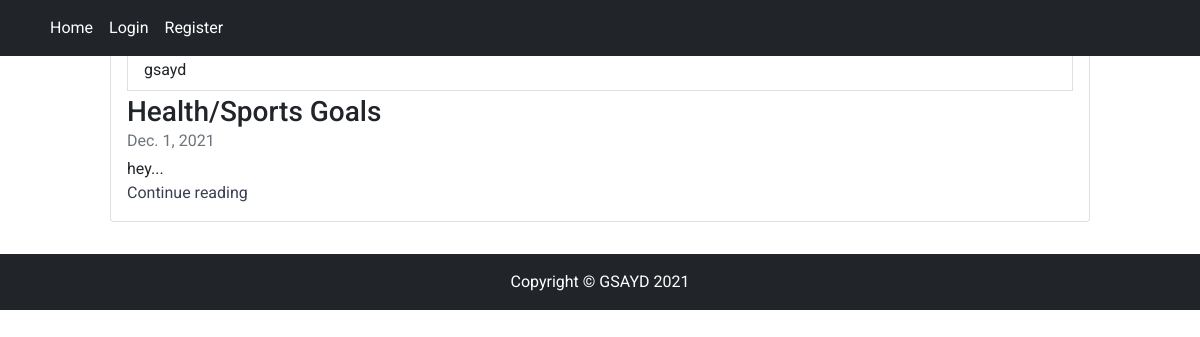
/clubs/, run on an earlier commit of the app's database.
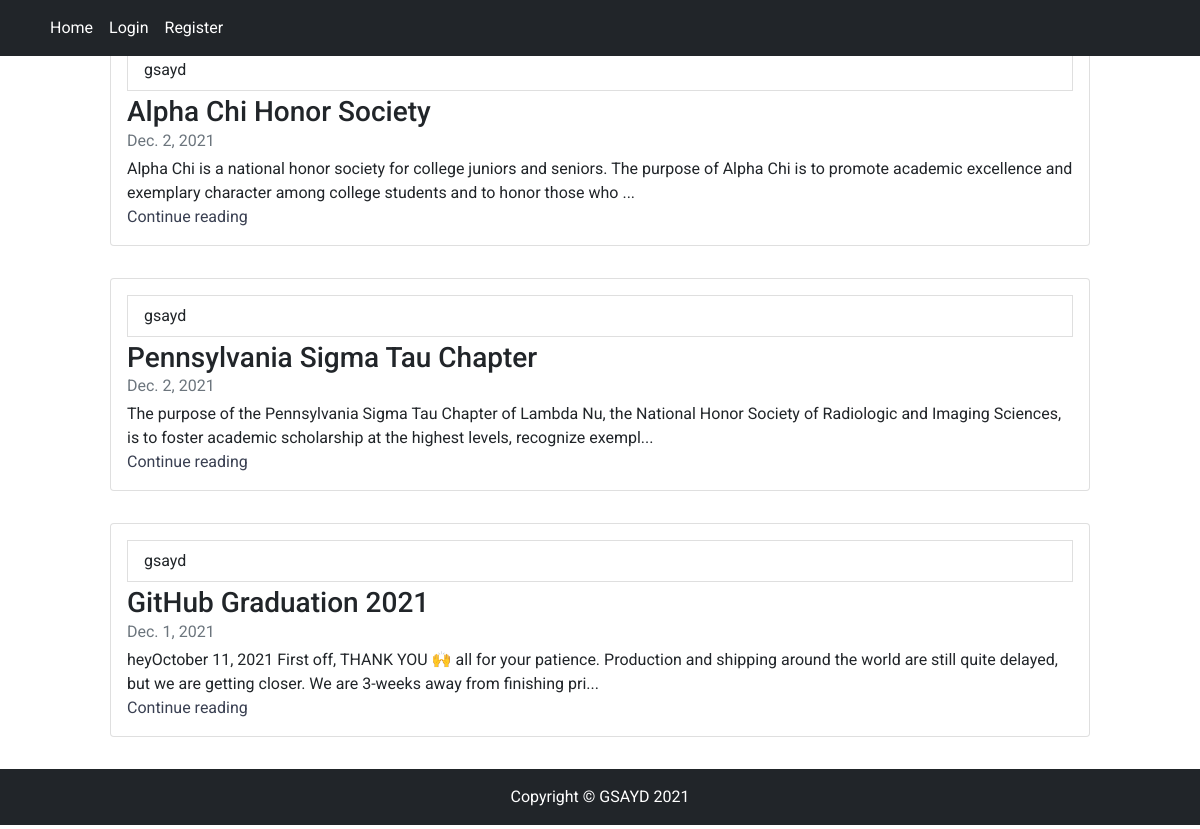
And on a later commit of the database.
### club/models.py (models this page shows, shortened)
class Club(models.Model):
    author = models.ForeignKey(User, on_delete=models.CASCADE)
    title = models.CharField(max_length=150)
    content = models.TextField(max_length=2000)
    content2 = models.TextField(max_length=5000)
    date_time= models.DateField(default = timezone.now)

### club/views.py (the view)
# urls.py: path('', PostListView.as_view(), name ="clubs_home"),
class PostListView(ListView):
    model = Club
    template_name = "clubs/clubs_home.html"
    context_object_name = 'club'
    ordering =['-date_time']

### club/templates/clubs/clubs_home.html (shortened to what this page needs)
{% extends "base.html" %}
{% load crispy_forms_tags %}
{% block content %}
<div id="carouselExampleCaptions" class="carousel slide" data-bs-ride="carousel">
  <div class="carousel-indicators">
  </div>
  <div class="carousel-inner">
    <div class="carousel-item active">
    </div>
  </div>
  <button class="carousel-control-prev" type="button" data-bs-target="#carouselExampleCaptions" data-bs-slide="prev">
  </button>
  <button class="carousel-control-next" type="button" data-bs-target="#carouselExampleCaptions" data-bs-slide="next">
  </button>
</div>
{% for Clubs in club %}
<div class = "d-flex justify-content-center my-2">
<div class="col-md-10 ">
          <div class="card flex-md-row mb-4 box-shadow h-md-250">
            <div class="card-body d-flex flex-column align-items-start">
            <a class="list-group-item list-group-item-action light mb-1" href="{% url 'user_clubs' Clubs.author.username %}">{{ Clubs.author }}</a>
              <h3 class="mb-0">
                <a class="text-dark" href="#">{{ Clubs.title|slice:30 }}</a>
              </h3>
              <div class="mb-1 text-muted">{{ Clubs.date_time }}</div>
              <p class="card-text mb-auto">{{ Clubs.content|slice:200 }}...</p>
            <a href="{% url 'clubs_detail' Clubs.id %}">Continue reading</a>
            </div>
               </div>
        </div>
    </div>
 {% endfor %}
{% endblock content%}

### templates/base.html (shortened to what this page needs)
<!doctype html>
<html lang="en">
  <head>
    <link href="https://cdn.jsdelivr.net/npm/bootstrap@5.0.0-beta3/dist/css/bootstrap.min.css" rel="stylesheet">
    {% load static %}
 <link rel="stylesheet" href="{% static 'main.css'%}">
</head>
  <body>
<header class="p-2 fixed-top bg-dark text-white">
    <div class="container">
      <div class="d-flex flex-wrap align-items-center justify-content-center justify-content-lg-start">
        <ul class="nav col-12 col-lg-auto me-lg-auto mb-2 justify-content-center mb-md-0">
          <li><a href="{% url 'Home' %}" class="nav-link px-2 text-white">Home</a></li>
          {% if user.is_authenticated %}
          <li><a href="{% url 'events_home' %}" class="nav-link px-2 text-white">Events</a></li>
          <li><a href="{% url 'clubs_home' %}" class="nav-link px-2 text-white">Clubs</a></li>
        </ul>
          <a href="{% url 'logout' %}" class="nav-link px-2 text-white ">Logout</a></li>
          <a href="{% url 'profile' %}" class="nav-link px-2 text-white ">Profile</a></li>
          {% else %}
            <li><a href="{% url 'login' %}" class="nav-link px-2 text-white">Login</a></li>
            <li><a href="{% url 'register' %}" class="nav-link px-2 text-white">Register</a></li>
          {% endif %}
        </ul>
      </div>
    </div>
  </header>
<div class="container-fluid">
    {% block content %} {% endblock%}
</div>
<footer class="py-3 bg-dark my-1">
            <div class="container"><p class="m-0 text-center text-white">Copyright © GSAYD 2021</p></div>
        </footer>
  </body>
</html>

### static/main.css (style rules this page uses)
:root { --primary-color: #3a4052; }
* { box-sizing: border-box; margin: 0px; padding: 0; }
body { font-family: 'Open Sans', sans-serif; line-height: 1.5; }
a { text-decoration: none; color: var(--primary-color); }
body, html { margin:0; padding:0; font-family:yantramanav; }
body { font-size:16px; }
button { border:none; font-size:16px; font-size:1rem; border-radius:20px; border:2px solid #46cE93; background:transparent; color:#fff; cursor:pointer; font-weight:700; margin-right:25px; padding:10px 20px 10px 20px; }

What changed in the data, as far as the page shows it:
added Club: author "gsayd", title "Alpha Chi Honor Society", date_time "Dec. 2, 2021", content "Alpha Chi is a national honor society for college juniors and seniors. The purpose of Alpha Chi is to promote academic excellence and exemplary character among college students and to honor those who"
added Club: author "gsayd", title "Pennsylvania Sigma Tau Chapter", date_time "Dec. 2, 2021", content "The purpose of the Pennsylvania Sigma Tau Chapter of Lambda Nu, the National Honor Society of Radiologic and Imaging Sciences, is to foster academic scholarship at the highest levels, recognize exempl"
changed Club: title "Health/Sports Goals" → "GitHub Graduation 2021"; content "hey" → "heyOctober 11, 2021 First off, THANK YOU 🙌 all for your patience. Production and shipping around the world are still quite delayed, but we are getting closer. We are 3-weeks away from finishing pri"
